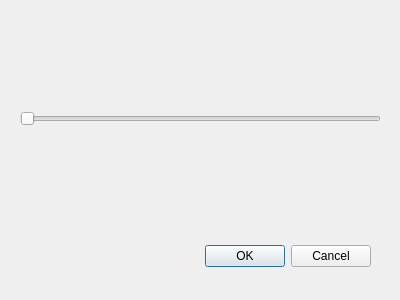
<?xml version="1.0" encoding="UTF-8"?>
<ui version="4.0">
 <class>VMailDialog</class>
 <widget class="QDialog" name="VMailDialog">
  <property name="geometry">
   <rect>
    <x>0</x>
    <y>0</y>
    <width>400</width>
    <height>300</height>
   </rect>
  </property>
  <property name="windowTitle">
   <string>Dialog</string>
  </property>
  <widget class="QDialogButtonBox" name="buttonBox">
   <property name="geometry">
    <rect>
     <x>30</x>
     <y>240</y>
     <width>341</width>
     <height>32</height>
    </rect>
   </property>
   <property name="orientation">
    <enum>Qt::Horizontal</enum>
   </property>
   <property name="standardButtons">
    <set>QDialogButtonBox::Cancel|QDialogButtonBox::Ok</set>
   </property>
  </widget>
  <widget class="QSlider" name="horizontalSlider">
   <property name="geometry">
    <rect>
     <x>20</x>
     <y>110</y>
     <width>361</width>
     <height>18</height>
    </rect>
   </property>
   <property name="orientation">
    <enum>Qt::Horizontal</enum>
   </property>
  </widget>
 </widget>
 <resources/>
 <connections>
  <connection>
   <sender>buttonBox</sender>
   <signal>accepted()</signal>
   <receiver>VMailDialog</receiver>
   <slot>accept()</slot>
   <hints>
    <hint type="sourcelabel">
     <x>248</x>
     <y>254</y>
    </hint>
    <hint type="destinationlabel">
     <x>157</x>
     <y>274</y>
    </hint>
   </hints>
  </connection>
  <connection>
   <sender>buttonBox</sender>
   <signal>rejected()</signal>
   <receiver>VMailDialog</receiver>
   <slot>reject()</slot>
   <hints>
    <hint type="sourcelabel">
     <x>316</x>
     <y>260</y>
    </hint>
    <hint type="destinationlabel">
     <x>286</x>
     <y>274</y>
    </hint>
   </hints>
  </connection>
 </connections>
</ui>
